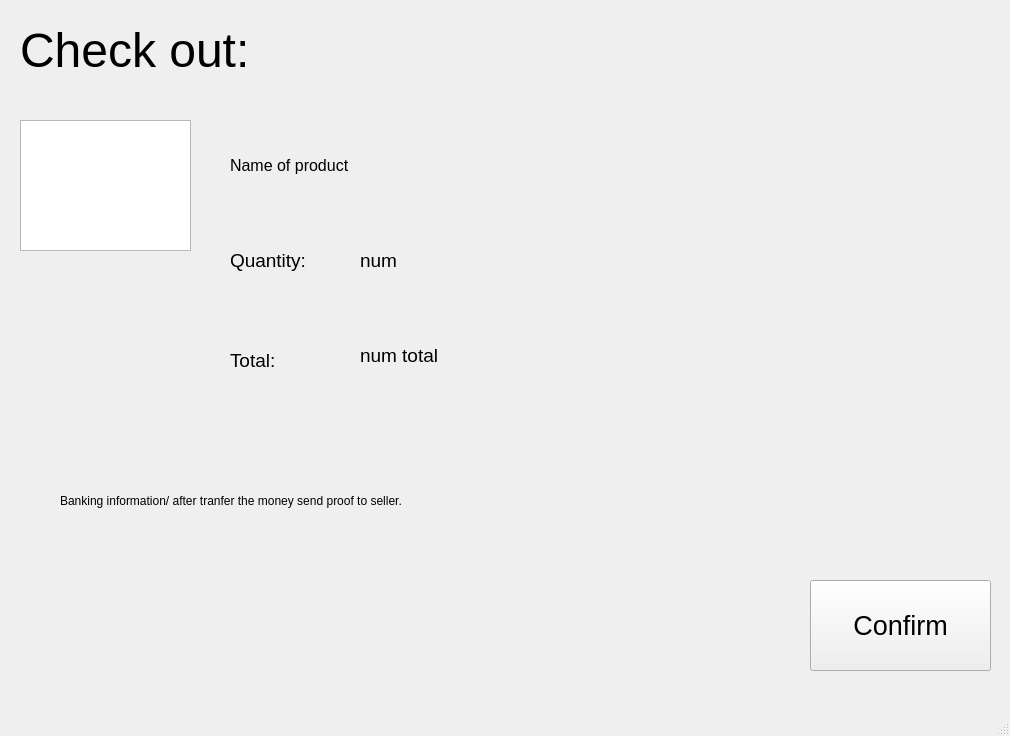
<?xml version="1.0" encoding="UTF-8"?>
<ui version="4.0">
 <class>MainWindow</class>
 <widget class="QMainWindow" name="MainWindow">
  <property name="geometry">
   <rect>
    <x>0</x>
    <y>0</y>
    <width>1010</width>
    <height>736</height>
   </rect>
  </property>
  <property name="windowTitle">
   <string>MainWindow</string>
  </property>
  <widget class="QWidget" name="centralwidget">
   <widget class="QLabel" name="label">
    <property name="geometry">
     <rect>
      <x>20</x>
      <y>20</y>
      <width>241</width>
      <height>61</height>
     </rect>
    </property>
    <property name="font">
     <font>
      <pointsize>36</pointsize>
     </font>
    </property>
    <property name="text">
     <string>Check out:</string>
    </property>
   </widget>
   <widget class="QGraphicsView" name="graphicsView">
    <property name="geometry">
     <rect>
      <x>20</x>
      <y>120</y>
      <width>171</width>
      <height>131</height>
     </rect>
    </property>
   </widget>
   <widget class="QLabel" name="label_2">
    <property name="geometry">
     <rect>
      <x>230</x>
      <y>130</y>
      <width>541</width>
      <height>71</height>
     </rect>
    </property>
    <property name="font">
     <font>
      <pointsize>12</pointsize>
     </font>
    </property>
    <property name="text">
     <string>Name of product</string>
    </property>
   </widget>
   <widget class="QLabel" name="label_3">
    <property name="geometry">
     <rect>
      <x>230</x>
      <y>240</y>
      <width>91</width>
      <height>41</height>
     </rect>
    </property>
    <property name="font">
     <font>
      <pointsize>14</pointsize>
     </font>
    </property>
    <property name="text">
     <string>Quantity:</string>
    </property>
   </widget>
   <widget class="QLabel" name="label_4">
    <property name="geometry">
     <rect>
      <x>360</x>
      <y>240</y>
      <width>151</width>
      <height>41</height>
     </rect>
    </property>
    <property name="font">
     <font>
      <pointsize>14</pointsize>
     </font>
    </property>
    <property name="text">
     <string>num</string>
    </property>
   </widget>
   <widget class="QLabel" name="label_5">
    <property name="geometry">
     <rect>
      <x>230</x>
      <y>340</y>
      <width>71</width>
      <height>41</height>
     </rect>
    </property>
    <property name="font">
     <font>
      <pointsize>14</pointsize>
     </font>
    </property>
    <property name="text">
     <string>Total:</string>
    </property>
   </widget>
   <widget class="QLabel" name="label_6">
    <property name="geometry">
     <rect>
      <x>360</x>
      <y>340</y>
      <width>101</width>
      <height>31</height>
     </rect>
    </property>
    <property name="font">
     <font>
      <pointsize>14</pointsize>
     </font>
    </property>
    <property name="text">
     <string>num total</string>
    </property>
   </widget>
   <widget class="QLabel" name="label_7">
    <property name="geometry">
     <rect>
      <x>60</x>
      <y>400</y>
      <width>541</width>
      <height>201</height>
     </rect>
    </property>
    <property name="text">
     <string>Banking information/ after tranfer the money send proof to seller.</string>
    </property>
   </widget>
   <widget class="QPushButton" name="pushButton">
    <property name="geometry">
     <rect>
      <x>810</x>
      <y>580</y>
      <width>181</width>
      <height>91</height>
     </rect>
    </property>
    <property name="font">
     <font>
      <pointsize>20</pointsize>
     </font>
    </property>
    <property name="text">
     <string>Confirm</string>
    </property>
   </widget>
  </widget>
  <widget class="QMenuBar" name="menubar">
   <property name="geometry">
    <rect>
     <x>0</x>
     <y>0</y>
     <width>1010</width>
     <height>22</height>
    </rect>
   </property>
  </widget>
  <widget class="QStatusBar" name="statusbar"/>
 </widget>
 <resources/>
 <connections/>
</ui>
